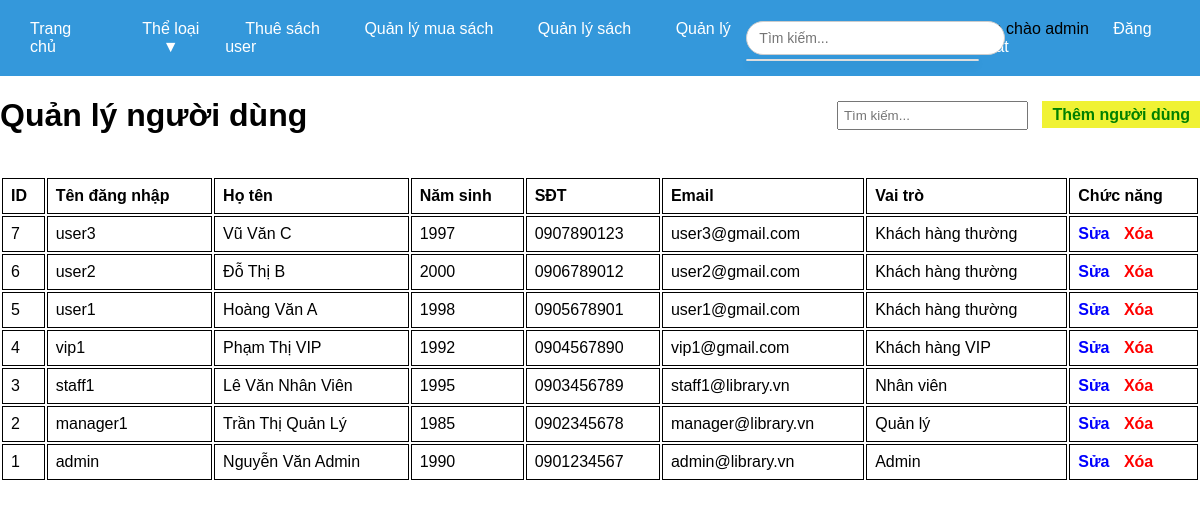
Page /index.php?page_layout=nguoidung (signed in) on the committed database.
### tables this page shows
CREATE TABLE `nguoi_dung` (
  `id_user` int NOT NULL,
  `ten_dang_nhap` varchar(50) NOT NULL,
  `mat_khau` varchar(255) NOT NULL,
  `ten` varchar(100) NOT NULL,
  `nam_sinh` int DEFAULT NULL,
  `sdt` varchar(15) DEFAULT NULL,
  `email` varchar(100) DEFAULT NULL,
  `quoc_gia_id` int DEFAULT NULL,
  `vai_tro_id` int DEFAULT NULL
);

CREATE TABLE `vai_tro` (
  `id` int NOT NULL,
  `ten_vai_tro` varchar(50) NOT NULL
);

### nguoidung.php (the view, shortened to what this page needs)
<!DOCTYPE html>
<html lang="en">
<head>
</head>
<body>
    <div class="header">
        <h1>Quản lý người dùng</h1>
        <div>
            <input type="text" id="timkiem" onkeyup="timKiemTable()" placeholder="Tìm kiếm..." style="padding: 5px; margin-right: 10px;">
            <a class="them" href="index.php?page_layout=themnguoidung">Thêm người dùng</a>
        </div>
    </div>
    <table id="myTable">
        <tr>
            <th>ID</th>
            <th>Tên đăng nhập</th>
            <th>Họ tên</th>
            <th>Năm sinh</th>
            <th>SĐT</th>
            <th>Email</th>
            <th>Vai trò</th>
            <th>Chức năng</th>
        </tr>
        <?php
        include "connect.php";
        $sql = "SELECT nd.*, vt.ten_vai_tro
                FROM nguoi_dung nd
                LEFT JOIN vai_tro vt ON nd.vai_tro_id = vt.id
                ORDER BY nd.id_user DESC";
        $result = mysqli_query($conn, $sql);
        while($row = mysqli_fetch_array($result)){
        ?>
        <tr>
            <td><?php echo $row['id_user']; ?></td>
            <td><?php echo $row['ten_dang_nhap']; ?></td>
            <td><?php echo $row['ten']; ?></td>
            <td><?php echo $row['nam_sinh']; ?></td>
            <td><?php echo $row['sdt']; ?></td>
            <td><?php echo $row['email']; ?></td>
            <td><?php echo $row['ten_vai_tro']; ?></td>
            <td>
                <a class="sua" href="index.php?page_layout=capnhatnguoidung&id=<?php echo $row['id_user']; ?>">Sửa</a>
                <a class="xoa" href="xoanguoidung.php?id=<?php echo $row['id_user']; ?>" onclick="return xacNhanXoa('Bạn có chắc muốn xóa?')">Xóa</a>
            </td>
        </tr>
        <?php } ?>
    </table>
</body>
</html>

### style.css (style rules this page uses)
body { font-family: Arial, sans-serif; margin: 0; }

### nguoidung.php (style rules this page uses)
table { margin: 0 auto; width: 100%; }
th, td { border: 1px solid black; padding: 8px; text-align: left; }
.xoa { color: red; text-decoration: none; font-weight: bold; }
.sua { color: blue; text-decoration: none; font-weight: bold; margin-right: 10px; }
.them { color: green; font-weight: bold; background-color: #f0f234; padding: 5px 10px; text-decoration: none; }
.header { display: flex; justify-content: space-between; align-items: center; margin-bottom: 20px; }

### rows in the picture
nguoi_dung: id_user "7", ten_dang_nhap "user3", ten "Vũ Văn C", nam_sinh "1997", sdt "0907890123", email "user3@gmail.com", vai_tro.ten_vai_tro "Khách hàng thường"
nguoi_dung: id_user "6", ten_dang_nhap "user2", ten "Đỗ Thị B", nam_sinh "2000", sdt "0906789012", email "user2@gmail.com", vai_tro.ten_vai_tro "Khách hàng thường"
nguoi_dung: id_user "5", ten_dang_nhap "user1", ten "Hoàng Văn A", nam_sinh "1998", sdt "0905678901", email "user1@gmail.com", vai_tro.ten_vai_tro "Khách hàng thường"
nguoi_dung: id_user "4", ten_dang_nhap "vip1", ten "Phạm Thị VIP", nam_sinh "1992", sdt "0904567890", email "vip1@gmail.com", vai_tro.ten_vai_tro "Khách hàng VIP"
nguoi_dung: id_user "3", ten_dang_nhap "staff1", ten "Lê Văn Nhân Viên", nam_sinh "1995", sdt "0903456789", email "staff1@library.vn", vai_tro.ten_vai_tro "Nhân viên"
nguoi_dung: id_user "2", ten_dang_nhap "manager1", ten "Trần Thị Quản Lý", nam_sinh "1985", sdt "0902345678", email "manager@library.vn", vai_tro.ten_vai_tro "Quản lý"
nguoi_dung: id_user "1", ten_dang_nhap "admin", ten "Nguyễn Văn Admin", nam_sinh "1990", sdt "0901234567", email "admin@library.vn", vai_tro.ten_vai_tro "Admin"

### other values in the picture
$_SESSION["username"] "admin"
